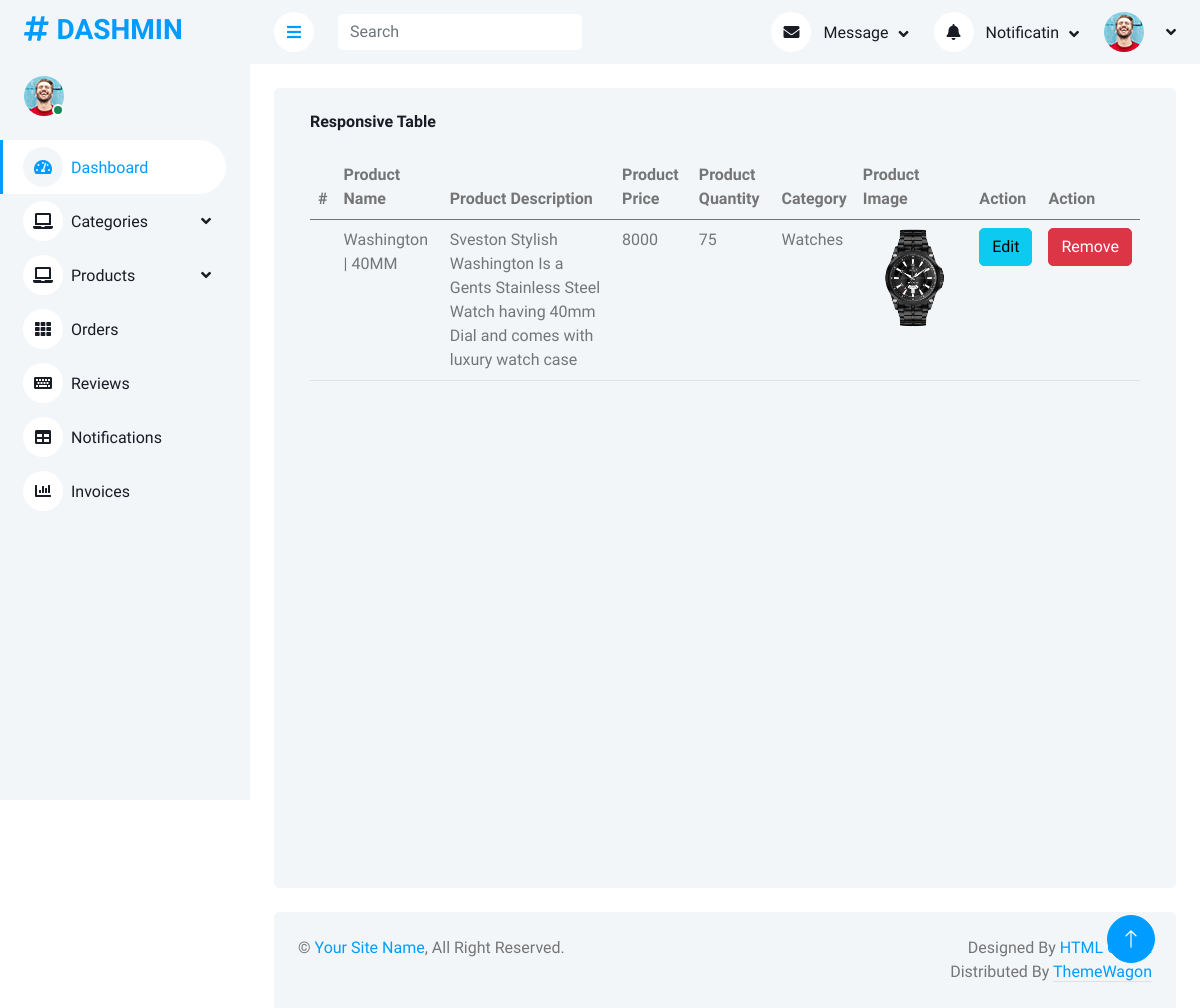
Before: /adminPanel/viewProducts.php with the older database file.
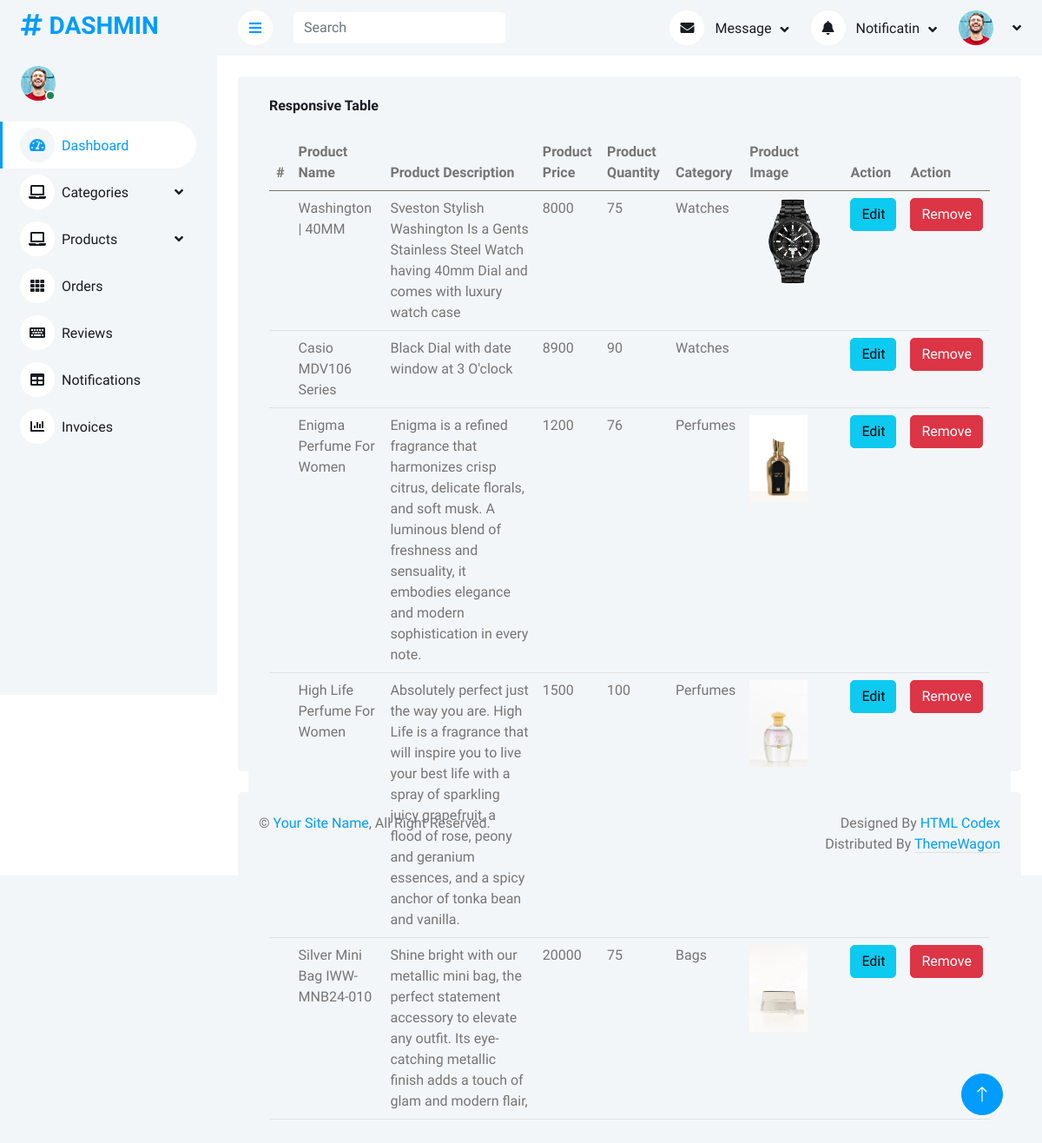
After: the same page with the newer database file.
### tables this page shows
CREATE TABLE `products` (
  `id` int(11) NOT NULL,
  `name` varchar(200) NOT NULL,
  `price` int(11) NOT NULL,
  `description` varchar(500) NOT NULL,
  `qty` int(11) NOT NULL,
  `image` varchar(500) NOT NULL,
  `c_id` int(11) NOT NULL
);

CREATE TABLE `categories` (
  `id` int(11) NOT NULL,
  `name` varchar(200) NOT NULL,
  `description` varchar(300) NOT NULL,
  `image` varchar(200) NOT NULL
);

### adminPanel/viewProducts.php (the view)
<?php
include("php/query.php");
include("components/header.php");
?>
    <div class="container-fluid pt-4 px-4">
                <div class="row vh-100 bg-light rounded  mx-0">
                <div class="col-12">
                        <div class="bg-light rounded h-100 p-4">
                            <h6 class="mb-4">Responsive Table</h6>
                            <div class="table-responsive">
                                <table class="table">
                                    <thead>
                                        <tr>
                                            <th scope="col">#</th>
                                            <th scope="col">Product Name</th>
                                            <th scope="col">Product Description</th>
                                            <th scope="col">Product Price</th>
                                            <th>Product Quantity</th>
                                            <th>Category</th>
                                            <th>Product Image</th>
                                            <th scope="col">Action</th>
                                            <th scope="col">Action</th>
                                        </tr>
                                    </thead>
                                    <tbody>
                                        <?php
                                        $query = $pdo->query("select products.id ,  products.name as pName , products.price , products.qty , products.description , products.image , categories.name as cName  from products inner join categories on products.c_id = categories.id");
                                        $allProducts = $query->fetchAll(PDO::FETCH_ASSOC);
                                        foreach($allProducts as $product){
                                        ?>
                                        <tr>
                                            <th scope="row"></th>
                                            <td><?php echo $product['pName']?></td>
                                            <td><?php echo $product['description']?></td>
                                            <td><?php echo $product['price']?></td>
                                            <td><?php echo $product['qty']?></td>
                                            <td><?php echo $product['cName']?></td>
                                            <td><img height="100px" src="images/<?php echo $product['image']?>" alt=""></td>
                                            <td><a href="editProduct.php?pId=<?php echo $product['id']?>" class="btn btn-info">Edit</a></td>
                                            <td><a href="?productId=<?php echo $product['id']?>" class="btn btn-danger">Remove</a></td>
                                        </tr>
                                        <?php
                                        }
                                        ?>
                                    </tbody>
                                </table>
                            </div>
                        </div>
                    </div>
                </div>
            </div>
<?php
include("components/footer.php");
?>

### adminPanel/components/header.php (shortened to what this page needs)
<!DOCTYPE html>
<html lang="en">
<head>
    <link href="https://cdnjs.cloudflare.com/ajax/libs/font-awesome/5.10.0/css/all.min.css" rel="stylesheet">
    <link href="https://cdn.jsdelivr.net/npm/bootstrap-icons@1.4.1/font/bootstrap-icons.css" rel="stylesheet">
    <link href="lib/owlcarousel/assets/owl.carousel.min.css" rel="stylesheet">
    <link href="lib/tempusdominus/css/tempusdominus-bootstrap-4.min.css" rel="stylesheet" />
    <link href="css/bootstrap.min.css" rel="stylesheet">
    <link href="css/style.css" rel="stylesheet">
</head>
<body>
    <div class="container-xxl position-relative bg-white d-flex p-0">
        <div class="sidebar pe-4 pb-3">
            <nav class="navbar bg-light navbar-light">
                <a href="index.html" class="navbar-brand mx-4 mb-3">
                    <h3 class="text-primary"><i class="fa fa-hashtag me-2"></i>DASHMIN</h3>
                </a>
                <div class="d-flex align-items-center ms-4 mb-4">
                    <div class="position-relative">
                        <img class="rounded-circle" src="img/user.jpg" alt="" style="width: 40px; height: 40px;">
                        <div class="bg-success rounded-circle border border-2 border-white position-absolute end-0 bottom-0 p-1"></div>
                    </div>
                </div>
                <div class="navbar-nav w-100">
                    <a href="index.php" class="nav-item nav-link active"><i class="fa fa-tachometer-alt me-2"></i>Dashboard</a>
                    <div class="nav-item dropdown">
                        <a href="#" class="nav-link dropdown-toggle" data-bs-toggle="dropdown"><i class="fa fa-laptop me-2"></i>Categories</a>
                    </div>
                    <div class="nav-item dropdown">
                        <a href="#" class="nav-link dropdown-toggle" data-bs-toggle="dropdown"><i class="fa fa-laptop me-2"></i>Products</a>
                    </div>
                    <a href="orders.php" class="nav-item nav-link"><i class="fa fa-th me-2"></i>Orders</a>
                    <a href="reviews.php" class="nav-item nav-link"><i class="fa fa-keyboard me-2"></i>Reviews</a>
                    <a href="notifications.php" class="nav-item nav-link"><i class="fa fa-table me-2"></i>Notifications</a>
                    <a href="invoices.php" class="nav-item nav-link"><i class="fa fa-chart-bar me-2"></i>Invoices</a>
                </div>
            </nav>
        </div>
        <div class="content">
            <nav class="navbar navbar-expand bg-light navbar-light sticky-top px-4 py-0">
                <a href="#" class="sidebar-toggler flex-shrink-0">
                    <i class="fa fa-bars"></i>
                </a>
                <form class="d-none d-md-flex ms-4">
                    <input class="form-control border-0" type="search" placeholder="Search">
                </form>
                <div class="navbar-nav align-items-center ms-auto">
                    <div class="nav-item dropdown">
                        <a href="#" class="nav-link dropdown-toggle" data-bs-toggle="dropdown">
                            <i class="fa fa-envelope me-lg-2"></i>
                            <span class="d-none d-lg-inline-flex">Message</span>
                        </a>
                    </div>
                    <div class="nav-item dropdown">
                        <a href="#" class="nav-link dropdown-toggle" data-bs-toggle="dropdown">
                            <i class="fa fa-bell me-lg-2"></i>
                            <span class="d-none d-lg-inline-flex">Notificatin</span>
                        </a>
                    </div>
                    <div class="nav-item dropdown">
                        <a href="#" class="nav-link dropdown-toggle" data-bs-toggle="dropdown">
                            <img class="rounded-circle me-lg-2" src="img/user.jpg" alt="" style="width: 40px; height: 40px;">
                        </a>
                    </div>
                </div>
            </nav>

### adminPanel/components/footer.php (shortened to what this page needs)
  <div class="container-fluid pt-4 px-4">
                <div class="bg-light rounded-top p-4">
                    <div class="row">
                        <div class="col-12 col-sm-6 text-center text-sm-start">
                            &copy; <a href="#">Your Site Name</a>, All Right Reserved.
                        </div>
                        <div class="col-12 col-sm-6 text-center text-sm-end">
                            Designed By <a href="https://htmlcodex.com">HTML Codex</a>
                        Distributed By <a class="border-bottom" href="https://themewagon.com" target="_blank">ThemeWagon</a>
                        </div>
                    </div>
                </div>
            </div>
        </div>
        <a href="#" class="btn btn-lg btn-primary btn-lg-square back-to-top"><i class="bi bi-arrow-up"></i></a>
    </div>
</body>
</html>

### adminPanel/css/style.css (style rules this page uses)
:root { --primary: #009CFF; --light: #F3F6F9; --dark: #191C24; }
.back-to-top { position: fixed; display: none; right: 45px; bottom: 45px; z-index: 99; }
.btn { transition: .5s; }
.btn.btn-primary { color: #FFFFFF; }
.btn-lg-square { width: 48px; height: 48px; }
.btn-square, .btn-sm-square, .btn-lg-square { padding: 0; display: inline-flex; align-items: center; justify-content: center; font-weight: normal; border-radius: 50px; }
.sidebar { position: fixed; top: 0; left: 0; bottom: 0; width: 250px; height: 100vh; overflow-y: auto; background: var(--light); transition: 0.5s; z-index: 999; }
.content { margin-left: 250px; min-height: 100vh; background: #FFFFFF; transition: 0.5s; }
@media (min-width: 992px) { .sidebar { margin-left: 0; } }
@media (min-width: 992px) { .content { width: calc(100% - 250px); } }
.sidebar .navbar .navbar-nav .nav-link { padding: 7px 20px; color: var(--dark); font-weight: 500; border-left: 3px solid var(--light); border-radius: 0 30px 30px 0; outline: none; }
.sidebar .navbar .navbar-nav .nav-link:hover, .sidebar .navbar .navbar-nav .nav-link.active { color: var(--primary); background: #FFFFFF; border-color: var(--primary); }
.sidebar .navbar .navbar-nav .nav-link i { width: 40px; height: 40px; display: inline-flex; align-items: center; justify-content: center; background: #FFFFFF; border-radius: 40px; }
.sidebar .navbar .navbar-nav .nav-link:hover i, .sidebar .navbar .navbar-nav .nav-link.active i { background: var(--light); }
.sidebar .navbar .dropdown-toggle::after { position: absolute; top: 15px; right: 15px; border: none; content: "\f107"; font-family: "Font Awesome 5 Free"; font-weight: 900; transition: .5s; }
.content .navbar .navbar-nav .nav-link { margin-left: 25px; padding: 12px 0; color: var(--dark); outline: none; }
.content .navbar .sidebar-toggler, .content .navbar .navbar-nav .nav-link i { width: 40px; height: 40px; display: inline-flex; align-items: center; justify-content: center; background: #FFFFFF; border-radius: 40px; }
.content .navbar .dropdown-toggle::after { margin-left: 6px; vertical-align: middle; border: none; content: "\f107"; font-family: "Font Awesome 5 Free"; font-weight: 900; transition: .5s; }

Changed rows visible on the page:
added products: name "Casio MDV106 Series", description "Black Dial with date window at 3 O'clock", price "8900", qty "90", categories.name "Watches"
added products: name "Enigma Perfume For Women", description "Enigma is a refined fragrance that harmonizes crisp citrus, delicate florals, and soft musk. A luminous blend of freshness and sensuality, it embodies elegance and modern sophistication in every note.", price "1200", qty "76", categories.name "Perfumes", image (picture)
added products: name "High Life Perfume For Women", description "Absolutely perfect just the way you are. High Life is a fragrance that will inspire you to live your best life with a spray of sparkling juicy grapefruit, a flood of rose, peony and geranium essences, and a spicy anchor of tonka bean and vanilla.", price "1500", qty "100", categories.name "Perfumes", image (picture)
added products: name "Silver Mini Bag IWW-MNB24-010", description "Shine bright with our metallic mini bag, the perfect statement accessory to elevate any outfit. Its eye-catching metallic finish adds a touch of glam and modern flair,", price "20000", qty "75", categories.name "Bags", image (picture)
